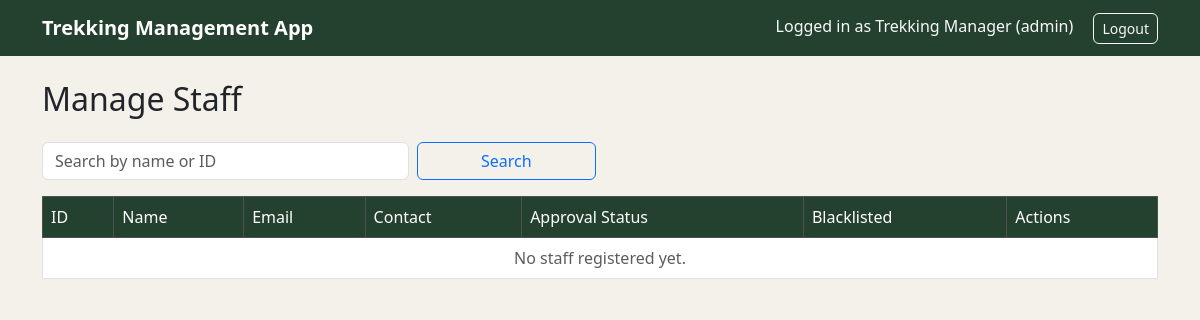
The app's page /admin/staff (signed in), older data.
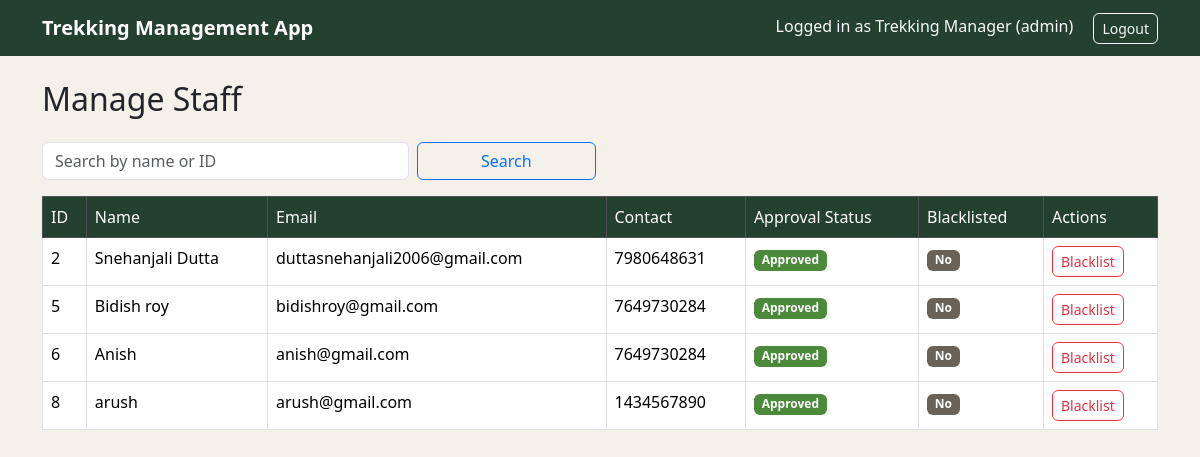
The same page, newer data.
### models.py (models this page shows, shortened)
class User(db.Model, UserMixin):
    __tablename__='users'
    id=db.Column(db.Integer,primary_key=True)
    name=db.Column(db.String(80),nullable=False)
    email=db.Column(db.String(120),unique=True,nullable=False)
    password_hash=db.Column(db.String(256),nullable=False)
    contact_details=db.Column(db.String(20))
    role=db.Column(db.String(20),nullable=False)
    approval_status=db.Column(db.String(20),default='Pending')
    is_blacklisted=db.Column(db.Boolean,default=False)
    created_at=db.Column(db.DateTime,default=datetime.utcnow)

### routes/admin.py (the view)
@admin_bp.route('/staff')
@login_required
@role_required('admin')
def manage_staff():
    search_query = request.args.get('q', '').strip()
    staff_query = User.query.filter_by(role='staff')
    if search_query:
        if search_query.isdigit():
            staff_query = staff_query.filter(User.id == int(search_query))
        else:
            staff_query = staff_query.filter(User.name.ilike(f'%{search_query}%'))
    all_staff = staff_query.all()
    return render_template('admin/manage_staff.html', staff_list=all_staff, search_query=search_query)

### app.py (called while the page is built)
@login_manager.user_loader
def load_user(user_id):
    return db.session.get(User, int(user_id))

### templates/admin/manage_staff.html (shortened to what this page needs)
{% extends "base.html" %}
{% block content %}
<h2 class="mb-4">Manage Staff</h2>
<form method="GET" class="row g-2 mb-3">
    <div class="col-md-4">
        <input type="text" class="form-control" name="q" placeholder="Search by name or ID" value="{{ search_query }}">
    </div>
    <div class="col-md-2">
        <button type="submit" class="btn btn-outline-primary w-100">Search</button>
    </div>
</form>
<table class="table table-bordered table-hover">
    <thead class="table-dark">
        <tr>
            <th>ID</th>
            <th>Name</th>
            <th>Email</th>
            <th>Contact</th>
            <th>Approval Status</th>
            <th>Blacklisted</th>
            <th>Actions</th>
        </tr>
    </thead>
    <tbody>
        {% for staff in staff_list %}
        <tr>
            <td>{{ staff.id }}</td>
            <td>{{ staff.name }}</td>
            <td>{{ staff.email }}</td>
            <td>{{ staff.contact_details or '-' }}</td>
            <td>
                {% if staff.approval_status == 'Approved' %}
                    <span class="badge bg-success">Approved</span>
                {% else %}
                    <span class="badge bg-warning text-dark">Pending</span>
                {% endif %}
            </td>
            <td>
                {% if staff.is_blacklisted %}
                    <span class="badge bg-danger">Blacklisted</span>
                {% else %}
                    <span class="badge bg-secondary">No</span>
                {% endif %}
            </td>
            <td>
                <form action="{{ url_for('admin.toggle_blacklist', user_id=staff.id) }}" method="POST" style="display:inline;">
                    <button type="submit" class="btn btn-sm btn-outline-danger">
                        {{ 'Un-blacklist' if staff.is_blacklisted else 'Blacklist' }}
                    </button>
                </form>
            </td>
        </tr>
        {% else %}
        <tr>
            <td colspan="7" class="text-center text-muted">No staff registered yet.</td>
        </tr>
        {% endfor %}
    </tbody>
</table>
{% endblock %}

Row changes from the older to the newer data that the page shows:
added User: id "2", name "Snehanjali Dutta", email "duttasnehanjali2006@gmail.com", contact_details "7980648631", approval_status "Approved", shows "No", is_blacklisted "Blacklist"
added User: id "5", name "Bidish roy", email "bidishroy@gmail.com", contact_details "7649730284", approval_status "Approved", shows "No", is_blacklisted "Blacklist"
added User: id "6", name "Anish", email "anish@gmail.com", contact_details "7649730284", approval_status "Approved", shows "No", is_blacklisted "Blacklist"
added User: id "8", name "arush", email "arush@gmail.com", contact_details "1434567890", approval_status "Approved", shows "No", is_blacklisted "Blacklist"
Text that changed along with them:
text no longer shown: "No staff registered yet."
